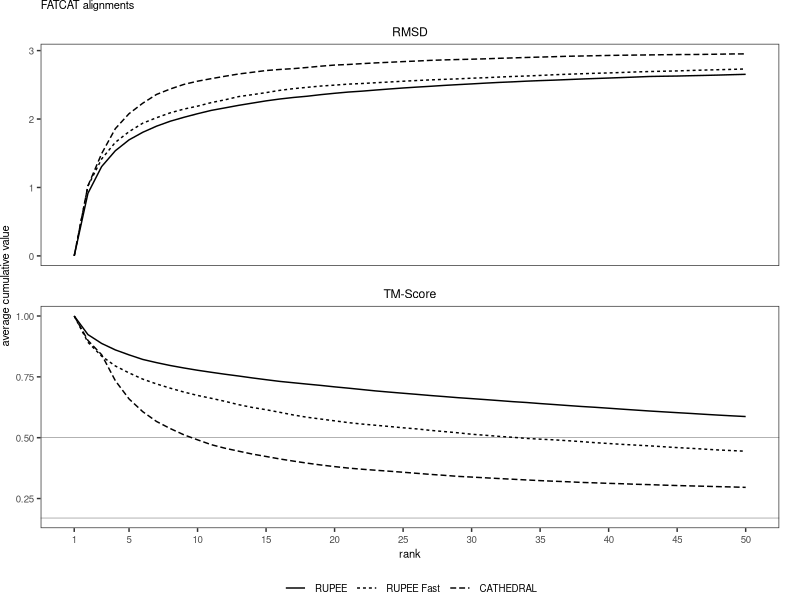

Reproduce this figure in R.

# variable
# 1. factor levels
# 2. x scale 
# 3. title

library(ggplot2)
library(plyr)

# clear environment
rm(list = ls())

# read in data file
df <- read.csv('scoring.txt')
refs <- read.csv('scoring_refs.txt')

# reorder factor levels 
df$app <- factor(df$app, levels = c('RUPEE', 'RUPEE Fast', 'CATHEDRAL'))

ggplot(df, aes(n, avg_cume_score, group = interaction(app, score_type), linetype = app)) +
    
    # geoms
    geom_hline(
        data = refs,
        colour = 'grey50', 
        size = rel(0.2),
        aes(yintercept = yintercept)
    ) +
    geom_line(
        size = rel(0.5)
    ) + 

    # scales
    scale_color_grey(
        start = 0,
        end = 0.6
    ) + 
    scale_x_continuous(
        limits = c(1, 50),
        breaks = c(1, seq(5, 50, by = 5))
        #limits = c(1, 100),
        #breaks = c(1, seq(10, 100, by = 10))
    ) + 

    # faceting
    facet_wrap(~score_type, ncol = 1, scales = 'free_y') + 
    
    # guides
    guides(linetype = guide_legend(override.aes = list(size = rel(0.5)))) + 

    # plot title
    ggtitle('FATCAT alignments') + 

    # axis labels
    labs(
         x = 'rank', 
         y = 'average cumulative value'
    ) + 
    
    # default theme 
    theme_bw() +

    # default override
    theme(
        plot.title = element_text(size = 8),
        plot.margin = margin(0,15,0,0), 

        panel.grid = element_blank(),
        panel.margin.x = unit(4,'mm'),
        
        axis.text = element_text(size = 7), 
        axis.title = element_text(size = 8), 
        
        legend.text = element_text(size = 7),
        legend.title = element_blank(), 
        legend.position = 'bottom',
        legend.margin = unit(0,'mm'),
        legend.box = 'horizontal',
        legend.direction = 'horizontal',

        strip.background = element_blank(),
        strip.text.x = element_text(color = 'black')
    ) 

ggsave('scoring.pdf', width = 3, height = 4.25)
